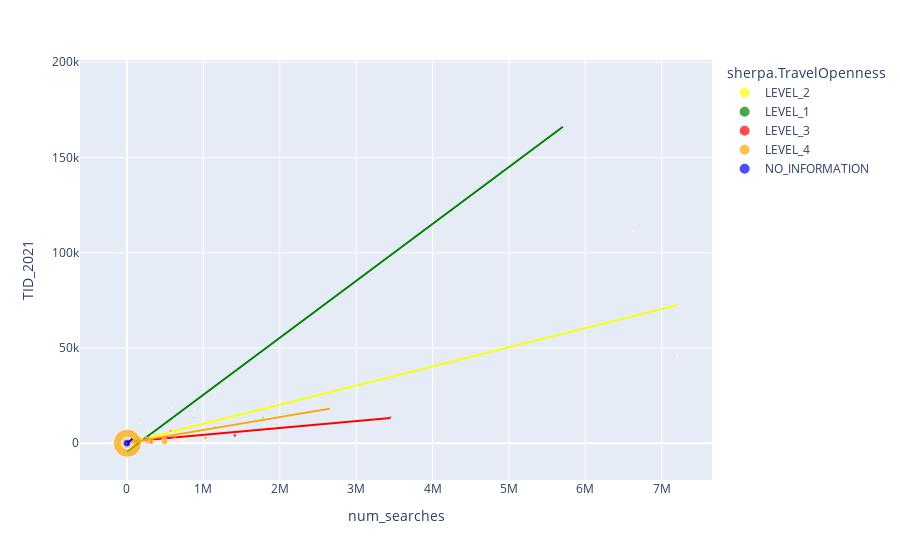

The cell this chart's notebook holds for it:
### Code cell
import plotly.express as px

fig = px.scatter(ratio_DF, x='num_searches', y='TID_2021', color = 'sherpa.TravelOpenness', 
                 color_discrete_sequence= ["yellow", "green", "red", "orange", "blue"], size = 'ratio_19/21', 
                 hover_name="DestCountryName", trendline = "ols")
fig.show()

### Figure 1 — Plotly figure (JSON) as saved in the notebook; plotly's stock layout.template omitted (floating-point values rounded to 4 significant figures)
{"data": [{"hovertemplate": "<b>%{hovertext}</b><br><br>sherpa.TravelOpenness=LEVEL_2<br>num_searches=%{x}<br>TID_2021=%{y}<br>ratio_19/21=%{marker.size}<extra></extra>", "hovertext": ["India", "Canada", "United Arab Emirates", "Pakistan", "Italy", "Turkey", "France", "Egypt", "Nigeria", "Jamaica", "Portugal", "Kenya", "Bangladesh", "Saudi Arabia", "Ireland", "Greece", "Ghana", "South Africa", "Switzerland", "Brazil", "Ecuador", "Netherlands", "Lebanon", "Iran", "Argentina", "Ethiopia", "Jordan", "Poland", "Russia", "Sri Lanka", "Iraq", "Trinidad and Tobago", "Belgium", "Aruba", "Sweden", "Sudan", "Cambodia", "Tanzania", "Guyana", "Nepal", "Qatar", "Haiti", "Uganda", "Bahamas", "Hungary", "Serbia", "Nicaragua", "Sierra Leone", "Maldives", "Barbados", "Iceland", "Tunisia", "Algeria", "Guinea", "Belize", "Uruguay", "Mauritius", "Oman", "Bulgaria", "Cape Verde", "Bolivia", "Bahrain", "Fiji", "Cyprus", "Uzbekistan", "Paraguay", "Zambia", "Burkina Faso", "Turks and Caicos Islands", "Benin", "Grenada", "French Polynesia", "Azerbaijan", "Dominica", "Mali", "Guam", "Cuba", "Malawi", "Mauritania", "Seychelles", "Namibia", "Cayman Islands", "British Virgin Islands", "Guadeloupe", "Kyrgyzstan", "Mongolia", "Angola", "Djibouti", "Mozambique", "Suriname", "Tajikistan", "Botswana", "Venezuela", "Gabon", "Gibraltar", "Martinique", "Anguilla", "Guinea-Bissau", "Greenland"], "legendgroup": "LEVEL_2", "marker": {"color": "yellow", "size": [3.006, 2.972, 2.192, 1.596, 6.902, 1.547, 6.11, 1.97, 1.493, 3.375, 4.775, 1.6, 2.003, 3.836, 8.363, 4.763, 1.509, 4.87, 4.806, 2.757, 2.055, 6.358, 2.265, 2.04, 4.065, 2.112, 1.874, 2.873, 3.651, 6.578, 1.283, 8.997, 4.196, 3.032, 5.326, 1.522, 11.54, 2.294, 2.42, 2.726, 2.511, 3.014, 1.934, 3.829, 5.115, 2.129, 2.23, 0.8071, 2.004, 4.838, 6.381, 2.465, 4.4, 1.369, 2.218, 2.532, 5.039, 5.702, 2.551, 1.955, 2.345, 4.027, 20.1, 3.653, 1.494, 2.615, 2.632, 1.093, 2.505, 1.069, 9.352, 4.972, 4.645, 3.237, 1.179, 4.207, 12.08, 2.213, 1.315, 4.434, 2.866, 21.75, 6.132, 5.012, 2.141, 12.48, 2.606, 1.78, 5.356, 5.347, 1.044, 2.956, 45.16, 1.819, 4.167, 5.54, 6.25, 1.686, 11.86], "sizemode": "area", "sizeref": 2.1, "symbol": "circle"}, "mode": "markers", "name": "LEVEL_2", "orientation": "v", "showlegend": true, "type": "scatter", "x": [7204410, 6627915, 2589463, 1957617, 1924469, 1849838, 1789220, 1635683, 1100258, 879034, 848838, 804551, 804285, 746910, 733128, 654119, 636420, 633483, 613119, 596582, 585597, 579340, 560579, 553704, 455401, 438128, 374333, 371577, 323891, 299111, 278547, 248267, 223448, 210812, 199446, 195617, 193920, 192637, 190416, 189550, 171110, 160491, 144924, 136733, 135311, 132336, 132089, 127150, 125162, 102282, 95433, 92182, 91296, 86662, 79141, 74503, 74094, 73445, 72145, 61756, 59144, 54153, 48107, 46786, 44214, 37012, 36834, 35391, 32427, 31111, 29767, 26001, 25874, 23731, 22882, 17503, 16346, 15196, 15069, 14963, 11428, 11241, 11116, 9781, 9194, 9115, 7949, 6885, 6308, 5154, 4706, 4132, 3380, 3132, 1787, 1297, 1272, 1099, 383], "xaxis": "x", "y": [45590, 111241, 10636, 11444, 8334, 19332, 9648, 10576, 7552, 18056, 4513, 8741, 4231, 3290, 2046, 6170, 3893, 3510, 2530, 14250, 18858, 3196, 6919, 6905, 4257, 3602, 6357, 3640, 4962, 1088, 6476, 2374, 1546, 2137, 1397, 3015, 997, 1896, 4395, 3803, 2010, 10342, 2297, 4339, 1290, 2380, 5489, 2685, 700, 1563, 879, 1382, 730, 1676, 2623, 1411, 231, 447, 2038, 1528, 2923, 705, 146, 868, 1960, 1069, 519, 821, 850, 772, 455, 283, 409, 1083, 1185, 545, 466, 267, 333, 113, 262, 181, 273, 260, 462, 186, 175, 191, 163, 225, 597, 249, 70, 171, 12, 124, 12, 51, 7], "yaxis": "y"}, {"hovertemplate": "<b>OLS trendline</b><br>TID_2021 = 0.0100423 * num_searches + 151.276<br>R<sup>2</sup>=0.741443<br><br>sherpa.TravelOpenness=LEVEL_2<br>num_searches=%{x}<br>TID_2021=%{y} <b>(trend)</b><extra></extra>", "legendgroup": "LEVEL_2", "marker": {"color": "yellow", "symbol": "circle"}, "mode": "lines", "name": "LEVEL_2", "showlegend": false, "type": "scatter", "x": [383, 1099, 1272, 1297, 1787, 3132, 3380, 4132, 4706, 5154, 6308, 6885, 7949, 9115, 9194, 9781, 11116, 11241, 11428, 14963, 15069, 15196, 16346, 17503, 22882, 23731, 25874, 26001, 29767, 31111, 32427, 35391, 36834, 37012, 44214, 46786, 48107, 54153, 59144, 61756, 72145, 73445, 74094, 74503, 79141, 86662, 91296, 92182, 95433, 102282, 125162, 127150, 132089, 132336, 135311, 136733, 144924, 160491, 171110, 189550, 190416, 192637, 193920, 195617, 199446, 210812, 223448, 248267, 278547, 299111, 323891, 371577, 374333, 438128, 455401, 553704, 560579, 579340, 585597, 596582, 613119, 633483, 636420, 654119, 733128, 746910, 804285, 804551, 848838, 879034, 1100258, 1635683, 1789220, 1849838, 1924469, 1957617, 2589463, 6627915, 7204410], "xaxis": "x", "y": [155.1, 162.3, 164.0, 164.3, 169.2, 182.7, 185.2, 192.8, 198.5, 203.0, 214.6, 220.4, 231.1, 242.8, 243.6, 249.5, 262.9, 264.2, 266.0, 301.5, 302.6, 303.9, 315.4, 327.0, 381.1, 389.6, 411.1, 412.4, 450.2, 463.7, 476.9, 506.7, 521.2, 523.0, 595.3, 621.1, 634.4, 695.1, 745.2, 771.5, 875.8, 888.8, 895.4, 899.5, 946.0, 1022.0, 1068.0, 1077.0, 1110.0, 1178.0, 1408.0, 1428.0, 1478.0, 1480.0, 1510.0, 1524.0, 1607.0, 1763.0, 1870.0, 2055.0, 2063.0, 2086.0, 2099.0, 2116.0, 2154.0, 2268.0, 2395.0, 2644.0, 2949.0, 3155.0, 3404.0, 3883.0, 3910.0, 4551.0, 4725.0, 5712.0, 5781.0, 5969.0, 6032.0, 6142.0, 6308.0, 6513.0, 6542.0, 6720.0, 7514.0, 7652.0, 8228.0, 8231.0, 8676.0, 8979.0, 11200.0, 16580.0, 18120.0, 18730.0, 19480.0, 19810.0, 26160.0, 66710.0, 72500.0], "yaxis": "y"}, {"hovertemplate": "<b>%{hovertext}</b><br><br>sherpa.TravelOpenness=LEVEL_1<br>num_searches=%{x}<br>TID_2021=%{y}<br>ratio_19/21=%{marker.size}<extra></extra>", "hovertext": ["Mexico", "Spain", "Dominican Republic", "Colombia", "El Salvador", "Germany", "Peru", "Guatemala", "Costa Rica", "Honduras", "Ukraine", "Panama", "Albania", "Denmark", "Croatia", "Armenia", "Norway", "Georgia", "Finland", "Czech Republic", "Moldova", "Senegal", "Malta", "Latvia", "Montenegro", "Lithuania", "Estonia", "Luxembourg", "Slovenia", "Slovakia", "Faroe Islands"], "legendgroup": "LEVEL_1", "marker": {"color": "green", "size": [1.589, 5.583, 1.644, 1.932, 1.174, 4.807, 3.061, 1.486, 2.105, 1.434, 2.309, 2.803, 1.152, 7.076, 3.765, 2.05, 12.31, 2.082, 6.672, 9.21, 1.934, 2.066, 5.72, 4.527, 2.19, 3.078, 4.384, 4.548, 4.468, 6.377, 10], "sizemode": "area", "sizeref": 2.1, "symbol": "circle"}, "mode": "markers", "name": "LEVEL_1", "orientation": "v", "showlegend": true, "type": "scatter", "x": [5706275, 1781590, 1729696, 1707727, 1255544, 1148594, 885161, 854599, 771686, 503532, 245484, 236211, 211073, 188097, 152239, 148130, 126081, 114256, 113442, 109469, 60346, 37317, 35319, 34112, 28225, 24581, 13124, 13092, 11816, 2290, 548], "xaxis": "x", "y": [188578, 13392, 36480, 44075, 27316, 8640, 13353, 16946, 10276, 14157, 6503, 5442, 5522, 1238, 2247, 1828, 569, 2489, 470, 896, 1534, 1623, 339, 355, 879, 540, 263, 135, 154, 61, 22], "yaxis": "y"}, {"hovertemplate": "<b>OLS trendline</b><br>TID_2021 = 0.0299017 * num_searches + -4495.91<br>R<sup>2</sup>=0.920771<br><br>sherpa.TravelOpenness=LEVEL_1<br>num_searches=%{x}<br>TID_2021=%{y} <b>(trend)</b><extra></extra>", "legendgroup": "LEVEL_1", "marker": {"color": "green", "symbol": "circle"}, "mode": "lines", "name": "LEVEL_1", "showlegend": false, "type": "scatter", "x": [548, 2290, 11816, 13092, 13124, 24581, 28225, 34112, 35319, 37317, 60346, 109469, 113442, 114256, 126081, 148130, 152239, 188097, 211073, 236211, 245484, 503532, 771686, 854599, 885161, 1148594, 1255544, 1707727, 1729696, 1781590, 5706275], "xaxis": "x", "y": [-4480.0, -4427.0, -4143.0, -4104.0, -4103.0, -3761.0, -3652.0, -3476.0, -3440.0, -3380.0, -2691.0, -1223.0, -1104.0, -1079.0, -725.9, -66.57, 56.29, 1129.0, 1816.0, 2567.0, 2844.0, 10560.0, 18580.0, 21060.0, 21970.0, 29850.0, 33050.0, 46570.0, 47220.0, 48780.0, 166100.0], "yaxis": "y"}, {"hovertemplate": "<b>%{hovertext}</b><br><br>sherpa.TravelOpenness=LEVEL_3<br>num_searches=%{x}<br>TID_2021=%{y}<br>ratio_19/21=%{marker.size}<extra></extra>", "hovertext": ["United Kingdom", "Thailand", "Singapore", "Indonesia", "South Korea", "Chile", "Romania", "Togo", "Rwanda", "Antigua and Barbuda", "Zimbabwe", "Bermuda", "Niger", "Congo", "Central African Republic", "Equatorial Guinea", "Palau"], "legendgroup": "LEVEL_3", "marker": {"color": "red", "size": [6.416, 17.39, 25.6, 14.42, 8.955, 4.524, 2.377, 0.8794, 1.896, 5.046, 3.052, 6.132, 1.177, 1.225, 1.045, 3.182, 8.889], "sizemode": "area", "sizeref": 2.1, "symbol": "circle"}, "mode": "markers", "name": "LEVEL_3", "orientation": "v", "showlegend": true, "type": "scatter", "x": [3450380, 1412618, 299109, 264305, 258998, 146116, 125145, 69102, 55696, 34113, 32924, 29405, 12917, 1434, 757, 593, 73], "xaxis": "x", "y": [13895, 4071, 720, 2041, 2469, 2000, 3287, 1940, 1331, 894, 918, 250, 344, 249, 89, 44, 36], "yaxis": "y"}, {"hovertemplate": "<b>OLS trendline</b><br>TID_2021 = 0.00364764 * num_searches + 705.038<br>R<sup>2</sup>=0.920227<br><br>sherpa.TravelOpenness=LEVEL_3<br>num_searches=%{x}<br>TID_2021=%{y} <b>(trend)</b><extra></extra>", "legendgroup": "LEVEL_3", "marker": {"color": "red", "symbol": "circle"}, "mode": "lines", "name": "LEVEL_3", "showlegend": false, "type": "scatter", "x": [73, 593, 757, 1434, 12917, 29405, 32924, 34113, 55696, 69102, 125145, 146116, 258998, 264305, 299109, 1412618, 3450380], "xaxis": "x", "y": [705.3, 707.2, 707.8, 710.3, 752.2, 812.3, 825.1, 829.5, 908.2, 957.1, 1162.0, 1238.0, 1650.0, 1669.0, 1796.0, 5858.0, 13290.0], "yaxis": "y"}, {"hovertemplate": "<b>%{hovertext}</b><br><br>sherpa.TravelOpenness=LEVEL_4<br>num_searches=%{x}<br>TID_2021=%{y}<br>ratio_19/21=%{marker.size}<extra></extra>", "hovertext": ["Philippines", "Japan", "Israel", "Australia", "Vietnam", "Cameroon", "Hong Kong", "Taiwan", "Morocco", "Malaysia", "New Zealand", "Austria", "Kuwait", "China", "Kazakhstan", "Afghanistan", "Tonga", "Papua New Guinea", "Myanmar", "Laos", "Madagascar", "Samoa", "American Samoa", "Macau", "Cook Islands"], "legendgroup": "LEVEL_4", "marker": {"color": "orange", "size": [6.569, 16.44, 7.608, 16.48, 51.66, 1.05, 29.2, 18.66, 2.367, 20.33, 15.54, 4.852, 4.81, 43.39, 5.368, 0.00827, 840, 4.137, 125.6, 137.2, 15.17, 79.85, 21.79, 79.43, 122.4], "sizemode": "area", "sizeref": 2.1, "symbol": "circle"}, "mode": "markers", "name": "LEVEL_4", "orientation": "v", "showlegend": true, "type": "scatter", "x": [2656779, 1026341, 622539, 570901, 491457, 322288, 322020, 262882, 205648, 181930, 180725, 167587, 88752, 71939, 9715, 7764, 5707, 5359, 4063, 1897, 1094, 530, 309, 264, 167], "xaxis": "x", "y": [20055, 2713, 2174, 6511, 853, 4221, 518, 592, 5457, 870, 2569, 1437, 830, 1645, 410, 1572, 2, 293, 47, 29, 29, 20, 29, 14, 5], "yaxis": "y"}, {"hovertemplate": "<b>OLS trendline</b><br>TID_2021 = 0.00676825 * num_searches + 164.2<br>R<sup>2</sup>=0.829911<br><br>sherpa.TravelOpenness=LEVEL_4<br>num_searches=%{x}<br>TID_2021=%{y} <b>(trend)</b><extra></extra>", "legendgroup": "LEVEL_4", "marker": {"color": "orange", "symbol": "circle"}, "mode": "lines", "name": "LEVEL_4", "showlegend": false, "type": "scatter", "x": [167, 264, 309, 530, 1094, 1897, 4063, 5359, 5707, 7764, 9715, 71939, 88752, 167587, 180725, 181930, 205648, 262882, 322020, 322288, 491457, 570901, 622539, 1026341, 2656779], "xaxis": "x", "y": [165.3, 166.0, 166.3, 167.8, 171.6, 177.0, 191.7, 200.5, 202.8, 216.7, 230.0, 651.1, 764.9, 1298.0, 1387.0, 1396.0, 1556.0, 1943.0, 2344.0, 2346.0, 3491.0, 4028.0, 4378.0, 7111.0, 18150.0], "yaxis": "y"}, {"hovertemplate": "<b>%{hovertext}</b><br><br>sherpa.TravelOpenness=NO_INFORMATION<br>num_searches=%{x}<br>TID_2021=%{y}<br>ratio_19/21=%{marker.size}<extra></extra>", "hovertext": ["Liberia", "Burundi", "Somalia", "Chad", "Eritrea", "Northern Mariana Islands", "Lesotho", "Micronesia", "Marshall Islands", "Kiribati", "Comoros"], "legendgroup": "NO_INFORMATION", "marker": {"color": "blue", "size": [0.8385, 0.9795, 0.7651, 1.598, 2.534, 4.272, 6.4, 21.84, 34.22, 67, 1.682], "sizemode": "area", "sizeref": 2.1, "symbol": "circle"}, "mode": "markers", "name": "NO_INFORMATION", "orientation": "v", "showlegend": true, "type": "scatter", "x": [72862, 36734, 22813, 19013, 12100, 1774, 766, 760, 554, 246, 127], "xaxis": "x", "y": [2545, 634, 843, 164, 247, 125, 15, 32, 9, 1, 22], "yaxis": "y"}, {"hovertemplate": "<b>OLS trendline</b><br>TID_2021 = 0.0318739 * num_searches + -64.529<br>R<sup>2</sup>=0.908493<br><br>sherpa.TravelOpenness=NO_INFORMATION<br>num_searches=%{x}<br>TID_2021=%{y} <b>(trend)</b><extra></extra>", "legendgroup": "NO_INFORMATION", "marker": {"color": "blue", "symbol": "circle"}, "mode": "lines", "name": "NO_INFORMATION", "showlegend": false, "type": "scatter", "x": [127, 246, 554, 760, 766, 1774, 12100, 19013, 22813, 36734, 72862], "xaxis": "x", "y": [-60.48, -56.69, -46.87, -40.3, -40.11, -7.985, 321.1, 541.5, 662.6, 1106.0, 2258.0], "yaxis": "y"}], "layout": {"legend": {"itemsizing": "constant", "title": {"text": "sherpa.TravelOpenness"}, "tracegroupgap": 0}, "margin": {"t": 60}, "xaxis": {"anchor": "y", "domain": [0, 1], "title": {"text": "num_searches"}}, "yaxis": {"anchor": "x", "domain": [0, 1], "title": {"text": "TID_2021"}}}}
